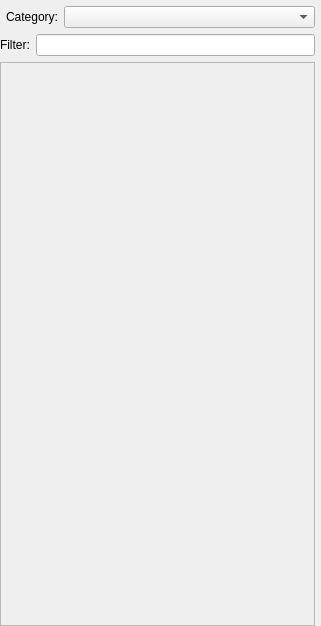
<?xml version="1.0" encoding="UTF-8"?>
<ui version="4.0">
 <class>CategorizedList</class>
 <widget class="QWidget" name="CategorizedList">
  <property name="geometry">
   <rect>
    <x>0</x>
    <y>0</y>
    <width>321</width>
    <height>626</height>
   </rect>
  </property>
  <property name="windowTitle">
   <string>Form</string>
  </property>
  <layout class="QVBoxLayout" name="verticalLayout">
   <property name="leftMargin">
    <number>0</number>
   </property>
   <property name="topMargin">
    <number>6</number>
   </property>
   <property name="rightMargin">
    <number>6</number>
   </property>
   <property name="bottomMargin">
    <number>0</number>
   </property>
   <item>
    <layout class="QHBoxLayout" name="horizontalLayout">
     <property name="spacing">
      <number>6</number>
     </property>
     <property name="leftMargin">
      <number>6</number>
     </property>
     <property name="rightMargin">
      <number>0</number>
     </property>
     <item>
      <widget class="QLabel" name="label">
       <property name="text">
        <string>Category:</string>
       </property>
      </widget>
     </item>
     <item>
      <widget class="QComboBox" name="comboBox">
       <property name="sizePolicy">
        <sizepolicy hsizetype="Expanding" vsizetype="Fixed">
         <horstretch>0</horstretch>
         <verstretch>0</verstretch>
        </sizepolicy>
       </property>
      </widget>
     </item>
    </layout>
   </item>
   <item>
    <layout class="QHBoxLayout" name="horizontalLayout_2">
     <item>
      <widget class="QLabel" name="label_2">
       <property name="text">
        <string>Filter:</string>
       </property>
      </widget>
     </item>
     <item>
      <widget class="QLineEdit" name="lineEdit_filter">
       <property name="clearButtonEnabled">
        <bool>true</bool>
       </property>
      </widget>
     </item>
    </layout>
   </item>
   <item>
    <widget class="QScrollArea" name="scrollArea">
     <property name="horizontalScrollBarPolicy">
      <enum>Qt::ScrollBarAlwaysOff</enum>
     </property>
     <property name="widgetResizable">
      <bool>true</bool>
     </property>
     <widget class="QWidget" name="scrollAreaWidgetContents">
      <property name="geometry">
       <rect>
        <x>0</x>
        <y>0</y>
        <width>313</width>
        <height>562</height>
       </rect>
      </property>
     </widget>
    </widget>
   </item>
  </layout>
 </widget>
 <resources/>
 <connections>
  <connection>
   <sender>comboBox</sender>
   <signal>currentIndexChanged(int)</signal>
   <receiver>CategorizedList</receiver>
   <slot>categorySelectionChanged(int)</slot>
   <hints>
    <hint type="sourcelabel">
     <x>209</x>
     <y>9</y>
    </hint>
    <hint type="destinationlabel">
     <x>285</x>
     <y>-15</y>
    </hint>
   </hints>
  </connection>
  <connection>
   <sender>lineEdit_filter</sender>
   <signal>textChanged(QString)</signal>
   <receiver>CategorizedList</receiver>
   <slot>filterChanged(QString)</slot>
   <hints>
    <hint type="sourcelabel">
     <x>78</x>
     <y>45</y>
    </hint>
    <hint type="destinationlabel">
     <x>320</x>
     <y>47</y>
    </hint>
   </hints>
  </connection>
 </connections>
 <slots>
  <slot>categorySelectionChanged(int)</slot>
  <slot>filterChanged(QString)</slot>
 </slots>
</ui>
